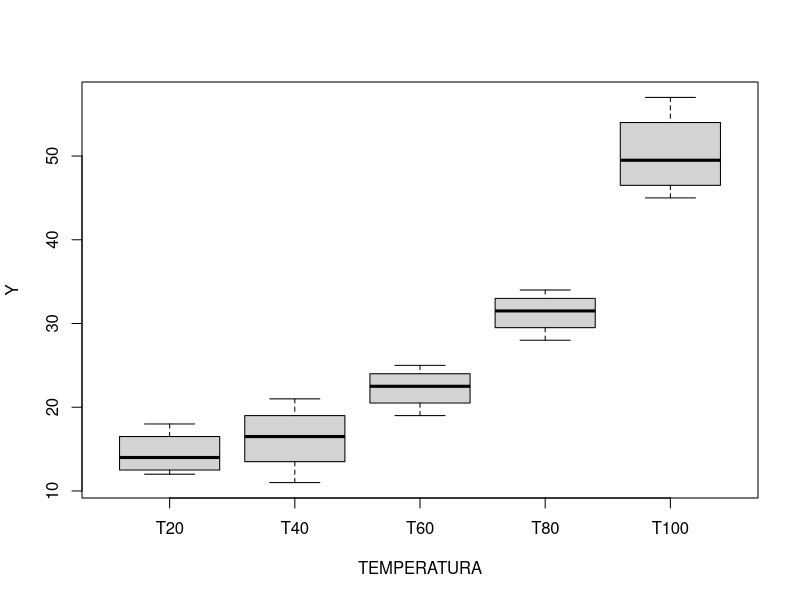
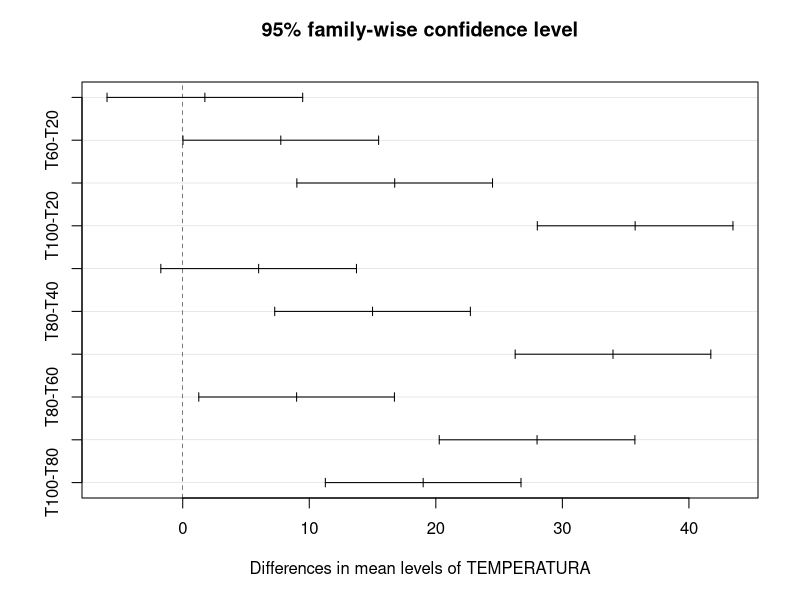
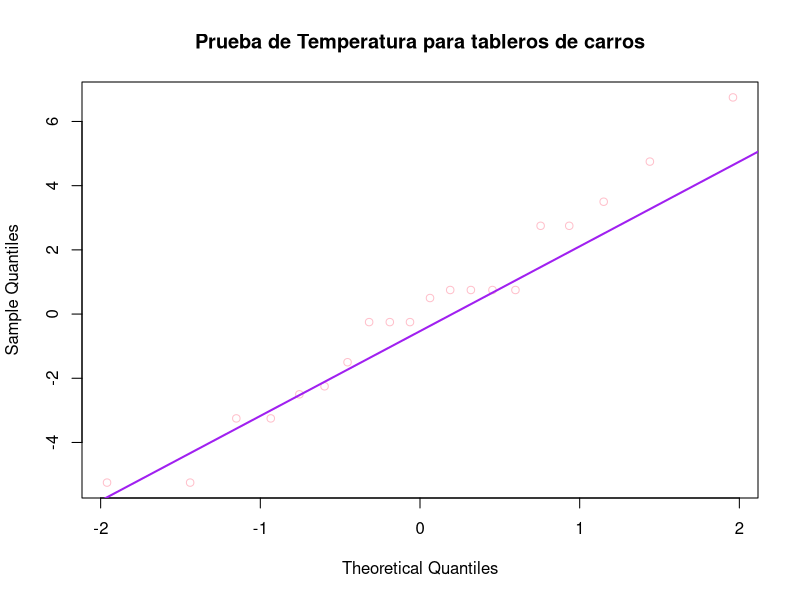

R code for these plots, in order:
T20=c(15,18,13,12)
T40=c(17,21,11,16)
T60=c(23,19,25,22)
T80=c(28,32,34,31)
T100=c(45,51,57,48)


df=data.frame(T20=T20,T40=T40,T60=T60,T80=T80,T100=T100)
df=stack(df)
df

names(df)=c("Y","TEMPERATURA")
df

boxplot(Y~TEMPERATURA,data=df)


modelo=aov(Y~TEMPERATURA,data=df)
summary(modelo)

tk=TukeyHSD(modelo)
tk
plot(tk)

1-pf(68.06,4,15)


qqnorm(modelo$residuals,col="pink",main="Prueba de Temperatura para tableros de carros")
qqline(modelo$residuals,col="purple",lwd=2)

shapiro.test(modelo$residuals)



library("car")
leveneTest(df$Y~df$TEMPERATURA,data=df)
